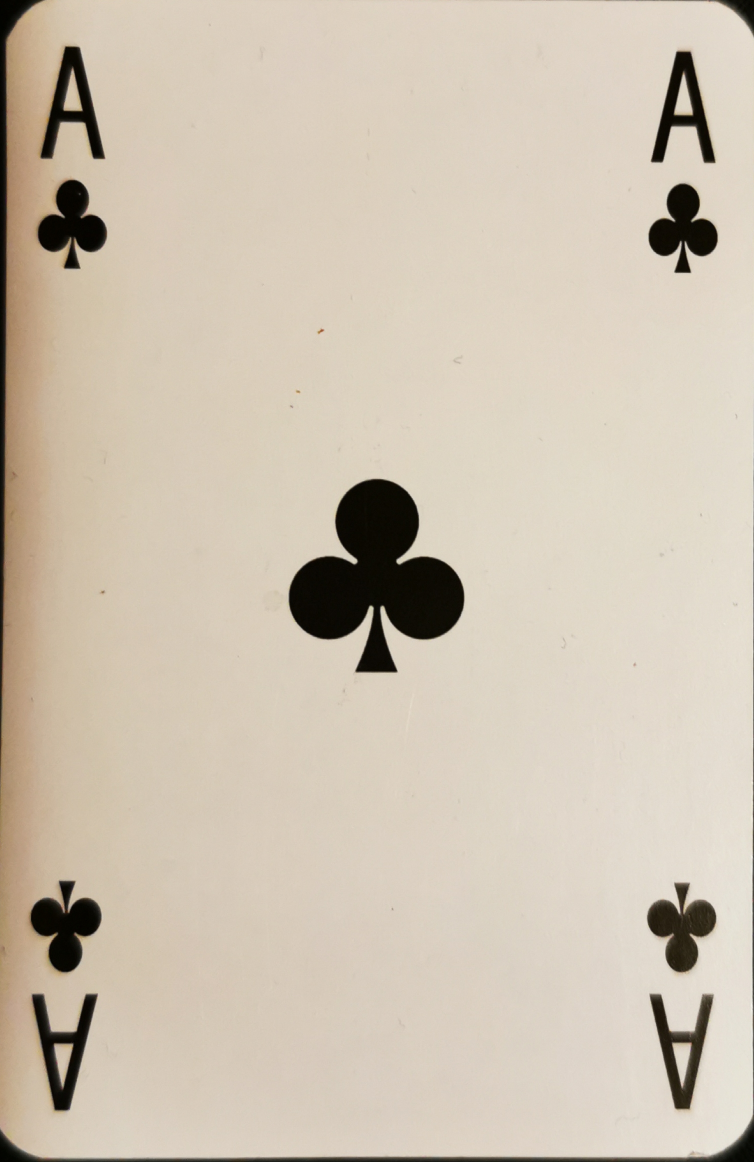
#> input picture Card_detector/Ace.jpg, 1508 x 2324 px (shown at 1/2 size)
$ python Rank_Suit_Isolator.py
#> lines starting #> are read from the running program, lines starting #| are printed output that depends on the picture; after the words box and inside, x2 and y2 are one past the last pixel; in counts of white or black regions, pixels touching at a corner belong together
### Card_detector/Cards.py

import numpy as np
import cv2
import time


# Adaptive threshold
BKG_THRESH = 80
CARD_THRESH = 50

CORNER_WIDTH = 32
CORNER_HEIGHT = 84

# figura dimenziói
RANK_WIDTH = 70
RANK_HEIGHT = 125

# tanítókáryták dimenziói
SUIT_WIDTH = 70
SUIT_HEIGHT = 100

RANK_DIFF_MAX = 2000
SUIT_DIFF_MAX = 700

CARD_MAX_AREA = 120000
CARD_MIN_AREA = 25000

font = cv2.FONT_HERSHEY_SIMPLEX

#A lekérdezési kártya és a tanító kártya adatainak tárolására szolgáló struktúrák

class Query_card:
    """Structure to store information about query cards in the camera image."""

    # [12 lines left out: function __init__, not called in this run]

class Train_ranks:
    """Structure to store information about train rank images."""

    def __init__(self):
        self.img = [] # Threshold, sized rank
        self.name = "Placeholder"

class Train_suits:
    """Structure to store information about train suit images."""

    def __init__(self):
        self.img = [] # merevlemezről - elöző komment
        self.name = "Placeholder"

### Függvények ###
# [230 lines left out: functions load_ranks, load_suits, preprocess_image, find_cards, preprocess_card, match_card and 1 more, not called in this run]

def flattener(image, pts, w, h):
    """Flattens an image of a card into a top-down 200x300 perspective.
    Returns the flattened, re-sized, grayed image.
    See www.pyimagesearch.com/2014/08/25/4-point-opencv-getperspective-transform-example/"""
    temp_rect = np.zeros((4,2), dtype = "float32")

    s = np.sum(pts, axis = 2)

    tl = pts[np.argmin(s)]
    br = pts[np.argmax(s)]

    diff = np.diff(pts, axis = -1)
    tr = pts[np.argmin(diff)]
    bl = pts[np.argmax(diff)]

    # A perspektivikus transzformáció előtt létre kell hoznunk egy tömböt, amely a [bal felső, jobb felső, jobb alsó, bal alsó] sorrendben listázza a pontokat.

    if w <= 0.8*h: #  Ha a kártya függőlegesen van tájolva.

        temp_rect[0] = tl
        temp_rect[1] = tr
        temp_rect[2] = br
        temp_rect[3] = bl

    if w >= 1.2*h: # Ha a kártya vízszintesen tájolt.
        temp_rect[0] = bl
        temp_rect[1] = tl
        temp_rect[2] = tr
        temp_rect[3] = br

    # Ha a kártya "rombusz" tájolású, más algoritmust kell használni annak azonosítására, hogy melyik pont a bal felső, jobb felső, bal alsó és jobb alsó pont.

    if w > 0.8*h and w < 1.2*h: #Ha a kártya gyémánt irányultságú
        # Ha a kártya balra van címezve, az approxPolyDP a következő sorrendben adja vissza a pontokat: jobb felső, bal felső, bal alsó, bal alsó, jobb alsó.
        if pts[1][0][1] <= pts[3][0][1]:
            #  Ha a bal szélső pont alacsonyabb, mint a jobb szélső pont, a kártya jobbra dől.
            temp_rect[0] = pts[1][0] # bal felső
            temp_rect[1] = pts[0][0] # jobb felső
            temp_rect[2] = pts[3][0] # jobb alsó
            temp_rect[3] = pts[2][0] # bal felső

        # Ha a kártya jobbra van címezve, az approxPolyDP a következő sorrendben adja vissza a pontokat: balra fent, balra lent, jobbra lent, jobbra fent.
        if pts[1][0][1] > pts[3][0][1]:

            temp_rect[0] = pts[0][0] # bal felső
            temp_rect[1] = pts[3][0] # jobb felső
            temp_rect[2] = pts[2][0] # jobb alsó
            temp_rect[3] = pts[1][0] # bal felső


    maxWidth = 200
    maxHeight = 300

    #  Céltömb létrehozása, perspektivikus transzformációs mátrix kiszámítása és a kártya képének elferdítése.
    dst = np.array([[0,0],[maxWidth-1,0],[maxWidth-1,maxHeight-1],[0, maxHeight-1]], np.float32)
    M = cv2.getPerspectiveTransform(temp_rect,dst)
    warp = cv2.warpPerspective(image, M, (maxWidth, maxHeight))
    warp = cv2.cvtColor(warp,cv2.COLOR_BGR2GRAY)


    return warp

### Card_detector/Rank_Suit_Isolator.py
import cv2
import numpy as np
import time
import Cards
import os

IM_WIDTH = 1280
IM_HEIGHT = 720

RANK_WIDTH = 70
RANK_HEIGHT = 125

SUIT_WIDTH = 70
SUIT_HEIGHT = 100

i = 1

for Name in ['Ace', 'Two', 'Three', 'Four', 'Five', 'Six', 'Seven', 'Eight',
             'Nine', 'Ten', 'Jack', 'Queen', 'King', 'Spades', 'Diamonds',
             'Clubs', 'Hearts']:

    filename = Name + '.jpg'

    print('Következő lap beolvasása :  ' + filename)

    if Name=="Ace":
        image = cv2.imread('Ace.jpg')
#> image is the input picture: shape (2324, 1508, 3); mean B, G, R 177, 193.7, 205.3

    if Name=="Two":
        image = cv2.imread('Two.jpg')

    if Name=="Three":
        image = cv2.imread('Three.jpg')

    if Name=="Four":
        image = cv2.imread('Four.jpg')

    if Name=="Five":
        image = cv2.imread('Five.jpg')

    if Name=="Six":
        image = cv2.imread('Six.jpg')

    if Name=="Seven":
        image = cv2.imread('Seven.jpg')

    if Name=="Eight":
        image = cv2.imread('Eight.jpg')

    if Name=="Nince":
        image = cv2.imread('Nine.jpg')

    if Name=="Ten":
        image = cv2.imread('Ten.jpg')

    if Name=="Jack":
        image = cv2.imread('Jack.jpg')

    if Name=="Queen":
        image = cv2.imread('Queen.jpg')

    if Name=="King":
        image = cv2.imread('King.jpg')

    if Name=="Spades":
        image = cv2.imread('Nine.jpg')

    if Name=="Diamonds":
        image = cv2.imread('Diamond.jpg')

    if Name=="Clubs":
        image = cv2.imread('Four.jpg')

    if Name=="Hearts":
        image = cv2.imread('Heart.jpg')

    # Képek előfeldolgozása
    gray = cv2.cvtColor(image, cv2.COLOR_BGR2GRAY)
    blur = cv2.GaussianBlur(gray, (5, 5), 0)
    retval, thresh = cv2.threshold(blur, 100, 255, cv2.THRESH_BINARY)
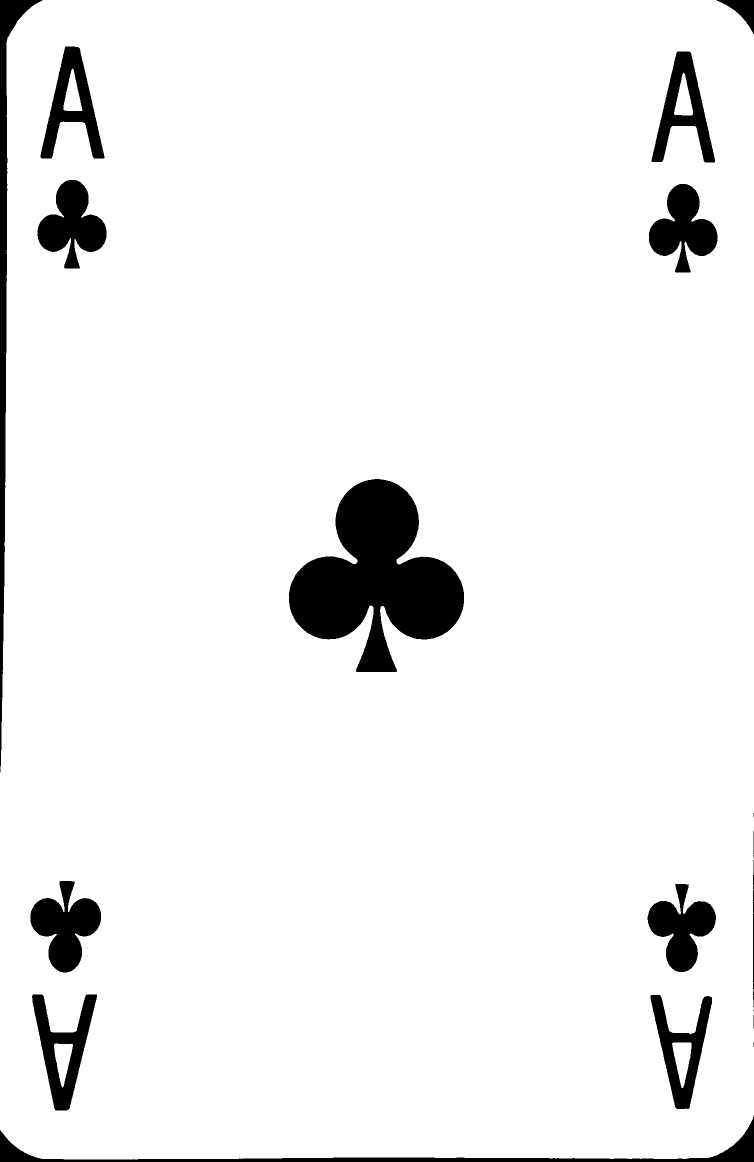
#> thresh: shape (2324, 1508) (shown at 1/2 size); 94.1% white; 19 black regions (4 under 20 px)

    # Kontúr keresése és osztályozásuk méret szerint
    cnts, hier = cv2.findContours(thresh, cv2.RETR_TREE, cv2.CHAIN_APPROX_SIMPLE)
#> cnts = 14 contours; largest, box (x1, y1, x2, y2) and area: (0, 0, 1508, 2319) 3464506, (577, 957, 929, 1345) 74156, (60, 1761, 203, 1946) 14278, (63, 1988, 195, 2222) 13934, (74, 359, 214, 538) 13566
    cnts = sorted(cnts, key=cv2.contourArea, reverse=True)

    # Legnagyobb kontúr - kértya
    flag = 0
    image2 = image.copy()

    if len(cnts) == 0:
        print('Kontúrt nem található!')
        quit()

    card = cnts[0]
#> card = contour of 439 points, box (x1, y1, x2, y2) (0, 0, 1508, 2319), area 3464506

    # Sarokpontok közelítése
    peri = cv2.arcLength(card, True)
#> peri = 7539.6
    approx = cv2.approxPolyDP(card, 0.01 * peri, True)
#> approx = [[70, 8], [0, 2260], [1455, 2298], [1499, 54]]
    pts = np.float32(approx)
#> pts = [[70, 8], [0, 2260], [1455, 2298], [1499, 54]]

    x, y, w, h = cv2.boundingRect(card)
#> x = 0; y = 0; w = 1508; h = 2319

    # 200 x 300 csökkentjük
    warp = Cards.flattener(image, pts, w, h)
#> in flattener, `s = np.sum(pts, axis = 2)`: s = [78, 2260, 3753, 1553]
#> in flattener, `tl = pts[np.argmin(s)]`: tl = [[70, 8]]
#> in flattener, `br = pts[np.argmax(s)]`: br = [[1455, 2298]]
#> in flattener, `diff = np.diff(pts, axis = -1)`: diff = [-62, 2260, 843, -1445]
#> in flattener, `tr = pts[np.argmin(diff)]`: tr = [[1499, 54]]
#> in flattener, `bl = pts[np.argmax(diff)]`: bl = [[0, 2260]]
#> in flattener, `warp = cv2.cvtColor(warp,cv2.COLOR_BGR2GRAY)`:
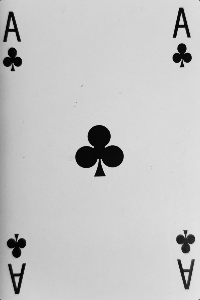
#> warp: shape (300, 200); min 3, max 228, mean 197.2

    # Sarok kivágása, küszöbérték állítás és nagyítás
    corner = warp[0:84, 0:32]
    #corner_gray = cv2.cvtColor(corner,cv2.COLOR_BGR2GRAY)
    corner_zoom = cv2.resize(corner, (0, 0), fx=4, fy=4)
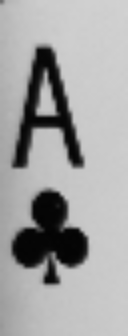
#> corner_zoom: shape (336, 128); min 3, max 210, mean 162.9
    corner_blur = cv2.GaussianBlur(corner_zoom, (5, 5), 0)
    retval, corner_thresh = cv2.threshold(corner_blur, 100, 255, cv2.THRESH_BINARY_INV)
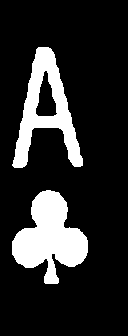
#> corner_thresh: shape (336, 128); 16.9% white; 2 white regions, box (x1, y1, x2, y2) and area: (12, 190, 88, 284) 3947, (12, 47, 83, 168) 3308


    # Elkülöníti a formát vagy a számot/betűt
    if i <= 13:  # Szám/betű
        rank = corner_thresh[20:185, 0:128]  # Grabs portion of image that shows rank
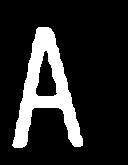
#> rank: shape (165, 128); 15.7% white; 1 white region
        rank_cnts, hier = cv2.findContours(rank, cv2.RETR_TREE, cv2.CHAIN_APPROX_SIMPLE)
#> rank_cnts = 2 contours; box (x1, y1, x2, y2) and area: (12, 27, 83, 148) 3674, (35, 50, 58, 97) 606
        rank_cnts = sorted(rank_cnts, key=cv2.contourArea, reverse=True)
        x, y, w, h = cv2.boundingRect(rank_cnts[0])
#> x = 12; y = 27; w = 71; h = 121
        rank_roi = rank[y:y + h, x:x + w]
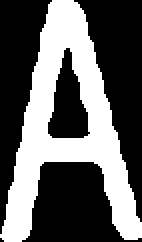
#> rank_roi: shape (121, 71) (shown 2 times larger); 38.5% white; 1 white region, box (x1, y1, x2, y2) and area: (0, 0, 71, 121) 3308
        rank_sized = cv2.resize(rank_roi, (RANK_WIDTH, RANK_HEIGHT), 0, 0)
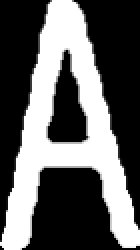
#> rank_sized: shape (125, 70) (shown 2 times larger); min 0, max 255, mean 98.1
        final_img = rank_sized

    if i > 13:  # Kártyaszín
        suit = corner_thresh[186:336, 0:128]  # Grabs portion of image that shows suit
        suit_cnts, hier = cv2.findContours(suit, cv2.RETR_TREE, cv2.CHAIN_APPROX_SIMPLE)
        suit_cnts = sorted(suit_cnts, key=cv2.contourArea, reverse=True)
        x, y, w, h = cv2.boundingRect(suit_cnts[0])
        suit_roi = suit[y:y + h, x:x + w]
        suit_sized = cv2.resize(suit_roi, (SUIT_WIDTH, SUIT_HEIGHT), 0, 0)
        final_img = suit_sized

    cv2.imshow("Image", final_img)

    # Példa kép mentése
    cv2.imwrite('Card_Imgs/' + filename, final_img)

    i = i + 1
#> pass 2 of the loop `for Name in ['Ace', 'Two', 'Three', 'Four', 'Five', 'Six', 'Seven', 'E..`:
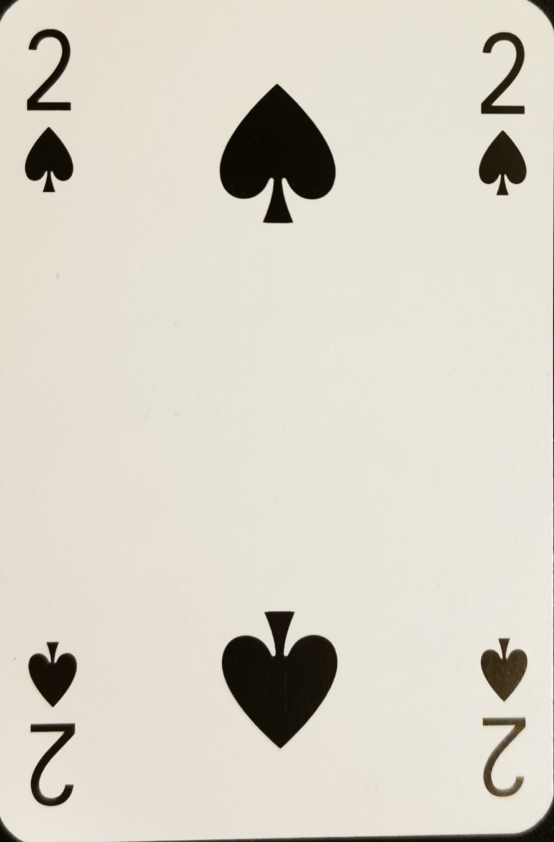
#> input picture Card_detector/Two.jpg, 1108 x 1684 px (shown at 1/2 size)
#> image is the input picture: shape (1684, 1108, 3); mean B, G, R 199.1, 210.8, 215.9
#> gray: shape (1684, 1108)
#> blur: shape (1684, 1108)
#> `retval, thresh = cv2.threshold(blur, 100, 255, cv2.THRESH_BINARY)`:
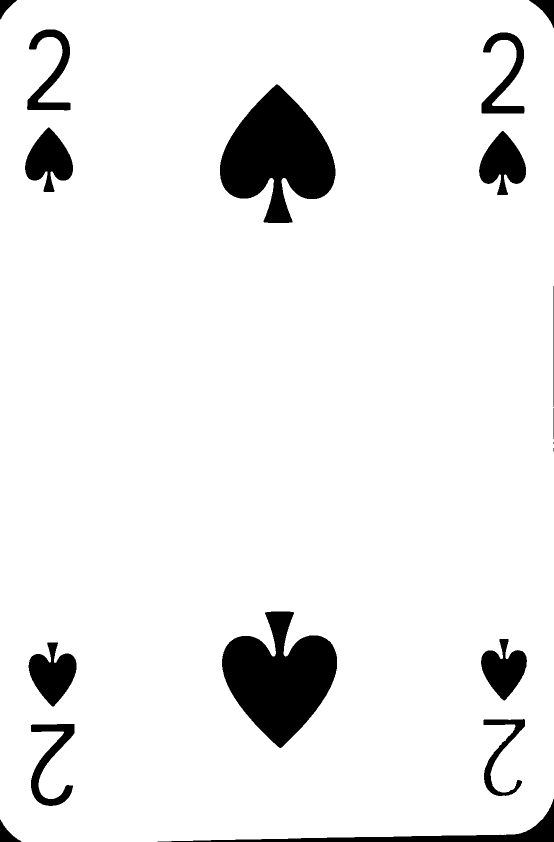
#> thresh: shape (1684, 1108) (shown at 1/2 size); 92.9% white; 18 black regions (2 under 20 px)
#> cnts = 11 contours; largest, box (x1, y1, x2, y2) and area: (0, 0, 1108, 1684) 1851386, (439, 168, 672, 447) 37910, (443, 1222, 675, 1497) 37115, (49, 254, 147, 385) 7433, (56, 1284, 154, 1414) 7364
#> card = contour of 184 points, box (x1, y1, x2, y2) (0, 0, 1108, 1684), area 1851386
#> peri = 5477.8
#> approx = [[34, 0], [7, 1650], [1063, 1656], [1100, 42]]
#> `x, y, w, h = cv2.boundingRect(card)`: x = 0; w = 1108; h = 1684
#> corner_thresh: shape (336, 128); 14.6% white; 3 white regions (1 under 20 px), largest, box (x1, y1, x2, y2) and area: (17, 184, 88, 276) 3794, (20, 42, 83, 159) 2481
#> rank: shape (165, 128); 11.8% white; 2 white regions (1 under 20 px)
#> rank_cnts = 2 contours, 1 with area under 20; largest, box (x1, y1, x2, y2) and area: (20, 22, 83, 139) 2267
#> `x, y, w, h = cv2.boundingRect(rank_cnts[0])`: x = 20; y = 22; w = 63; h = 117
#> rank_roi: shape (117, 63); 33.7% white; 1 white region, box (x1, y1, x2, y2) and area: (0, 0, 63, 117) 2481
#> `rank_sized = cv2.resize(rank_roi, (RANK_WIDTH, RANK_HEIGHT), 0, 0)`:
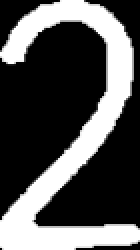
#> rank_sized: shape (125, 70) (shown 2 times larger); min 0, max 255, mean 85.7
#> pass 3 of the loop `for Name in ['Ace', 'Two', 'Three', 'Four', 'Five', 'Six', 'Seven', 'E..`:
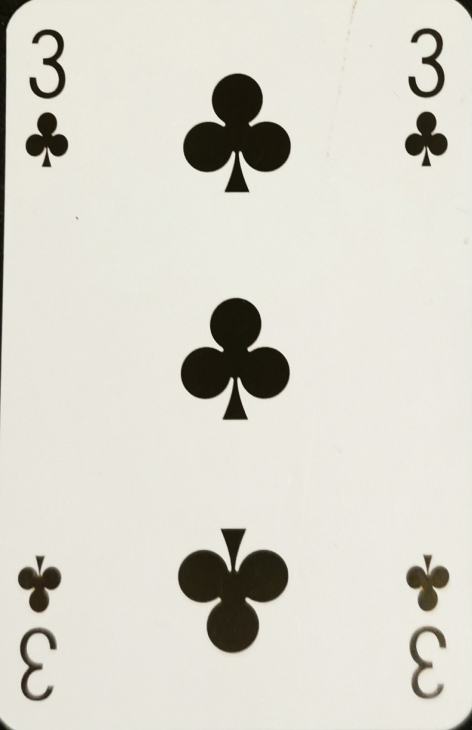
#> input picture Card_detector/Three.jpg, 944 x 1460 px (shown at 1/2 size)
#> image is the input picture: shape (1460, 944, 3); mean B, G, R 203.5, 213.5, 215.6
#> gray: shape (1460, 944)
#> blur: shape (1460, 944)
#> `retval, thresh = cv2.threshold(blur, 100, 255, cv2.THRESH_BINARY)`:
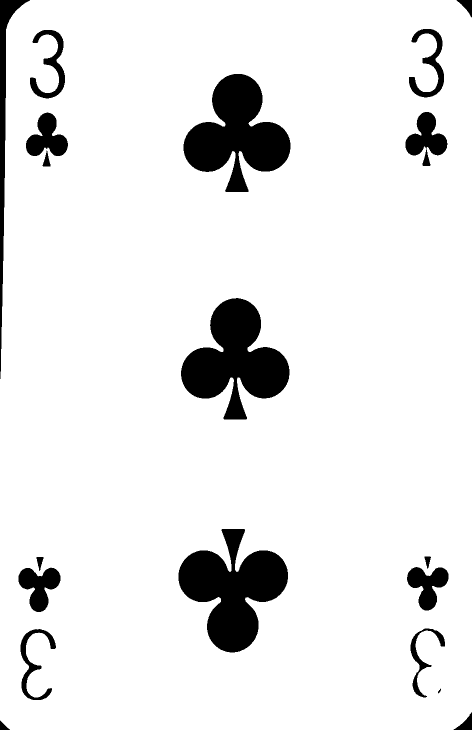
#> thresh: shape (1460, 944) (shown at 1/2 size); 91.3% white; 19 black regions
#> cnts = 16 contours; largest, box (x1, y1, x2, y2) and area: (0, 0, 944, 1460) 1367343, (356, 1057, 577, 1306) 29022, (361, 595, 580, 840) 28375, (366, 147, 582, 385) 27334, (810, 223, 896, 333) 4770
#> card = contour of 104 points, box (x1, y1, x2, y2) (0, 0, 944, 1460), area 1367343
#> peri = 4726.7
#> approx = [[51, 5], [0, 1440], [906, 1459], [943, 35]]
#> `x, y, w, h = cv2.boundingRect(card)`: x = 0; w = 944; h = 1460
#> corner_thresh: shape (336, 128); 12.5% white; 3 white regions, box (x1, y1, x2, y2) and area: (12, 187, 84, 260) 3082, (14, 47, 76, 162) 2163, (43, 256, 55, 276) 146
#> rank: shape (165, 128); 10.2% white; 1 white region
#> rank_cnts = 1 contour; box (x1, y1, x2, y2) and area: (14, 27, 76, 142) 1950
#> `x, y, w, h = cv2.boundingRect(rank_cnts[0])`: x = 14; y = 27; w = 62; h = 115
#> rank_roi: shape (115, 62); 30.3% white; 1 white region, box (x1, y1, x2, y2) and area: (0, 0, 62, 115) 2163
#> `rank_sized = cv2.resize(rank_roi, (RANK_WIDTH, RANK_HEIGHT), 0, 0)`:
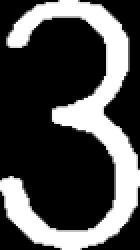
#> rank_sized: shape (125, 70) (shown 2 times larger); min 0, max 255, mean 77.2
#> (the run stopped early here; a loop or call above may not have finished)
